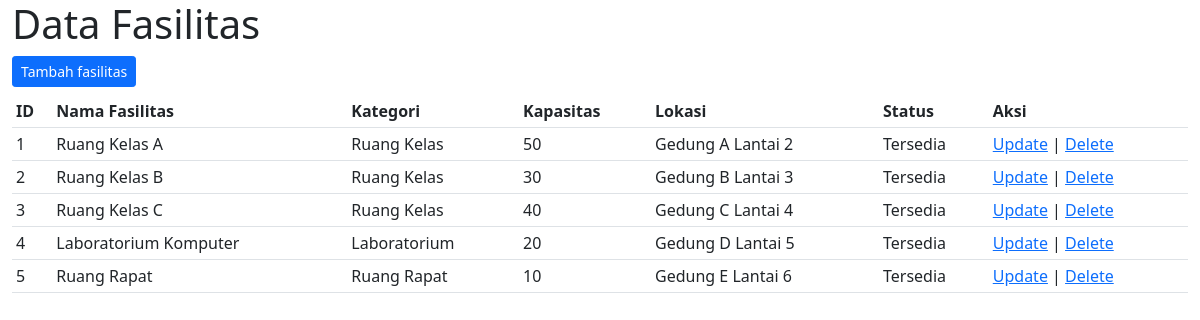
/fasilitas/index.php, run on the app's committed database.
### tables this page shows
CREATE TABLE `fasilitas` (
  `id_fasilitas` int(11) NOT NULL,
  `nama_fasilitas` varchar(255) NOT NULL,
  `kategori` varchar(255) NOT NULL,
  `kapasitas` int(11) NOT NULL,
  `lokasi` varchar(255) NOT NULL,
  `status` varchar(255) NOT NULL
);

### fasilitas/functions.php (called while the page is built, shortened)
<?php
include '../conn.php';
function tampilFasilitas() {
    global $conn;
    $sql = "SELECT * FROM fasilitas";
    $result = mysqli_query($conn, $sql);
    return $result;
}

### fasilitas/index.php (the view, shortened to what this page needs)
<!DOCTYPE html>
<html lang="en">
<head>
    <link href="https://cdn.jsdelivr.net/npm/bootstrap@5.0.2/dist/css/bootstrap.min.css" rel="stylesheet">
</head>
<body>
    <div class="container-fluid">
        <h1>Data Fasilitas</h1>
        <a href="tambah.php" class="btn btn-sm btn-primary mb-2">Tambah fasilitas</a>
        <table class="table table-sm">
            <tr>
                <th>ID</th>
                <th>Nama Fasilitas</th>
                <th>Kategori</th>
                <th>Kapasitas</th>
                <th>Lokasi</th>
                <th>Status</th>
                <th>Aksi</th>
            </tr>
            <?php
                include 'functions.php';
                $result = tampilFasilitas();
                while ($row = mysqli_fetch_assoc($result)) {
            ?>
            <tr>
                <td><?= $row['id_fasilitas']; ?></td>
                <td><?= $row['nama_fasilitas']; ?></td>
                <td><?= $row['kategori']; ?></td>
                <td><?= $row['kapasitas']; ?></td>
                <td><?= $row['lokasi']; ?></td>
                <td><?= $row['status']; ?></td>
                <td>
                    <a href="ubah.php?id_fasilitas=<?= $row['id_fasilitas']; ?>">Update</a> |
                    <a href="hapus.php?id_fasilitas=<?= $row['id_fasilitas']; ?>">Delete</a>
                </td>
            </tr>
            <?php
                }
            ?>
        </table>
    </div>
</body>
</html>

### data on the page
fasilitas: id_fasilitas "1", nama_fasilitas "Ruang Kelas A", kategori "Ruang Kelas", kapasitas "50", lokasi "Gedung A Lantai 2", status "Tersedia"
fasilitas: id_fasilitas "2", nama_fasilitas "Ruang Kelas B", kategori "Ruang Kelas", kapasitas "30", lokasi "Gedung B Lantai 3", status "Tersedia"
fasilitas: id_fasilitas "3", nama_fasilitas "Ruang Kelas C", kategori "Ruang Kelas", kapasitas "40", lokasi "Gedung C Lantai 4", status "Tersedia"
fasilitas: id_fasilitas "4", nama_fasilitas "Laboratorium Komputer", kategori "Laboratorium", kapasitas "20", lokasi "Gedung D Lantai 5", status "Tersedia"
fasilitas: id_fasilitas "5", nama_fasilitas "Ruang Rapat", kategori "Ruang Rapat", kapasitas "10", lokasi "Gedung E Lantai 6", status "Tersedia"
